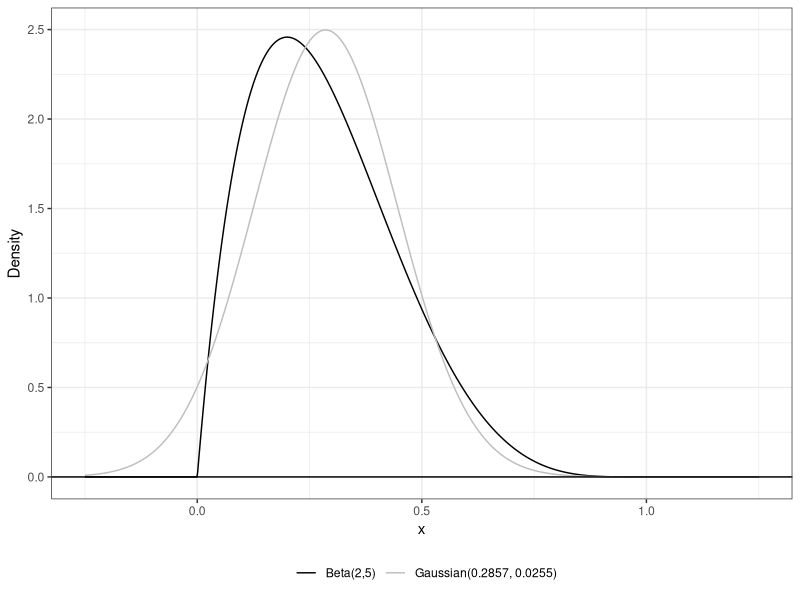
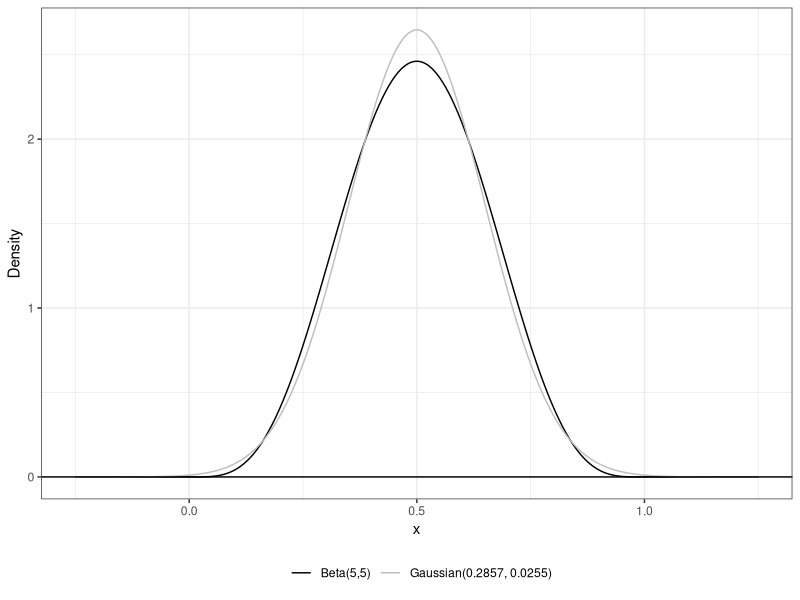
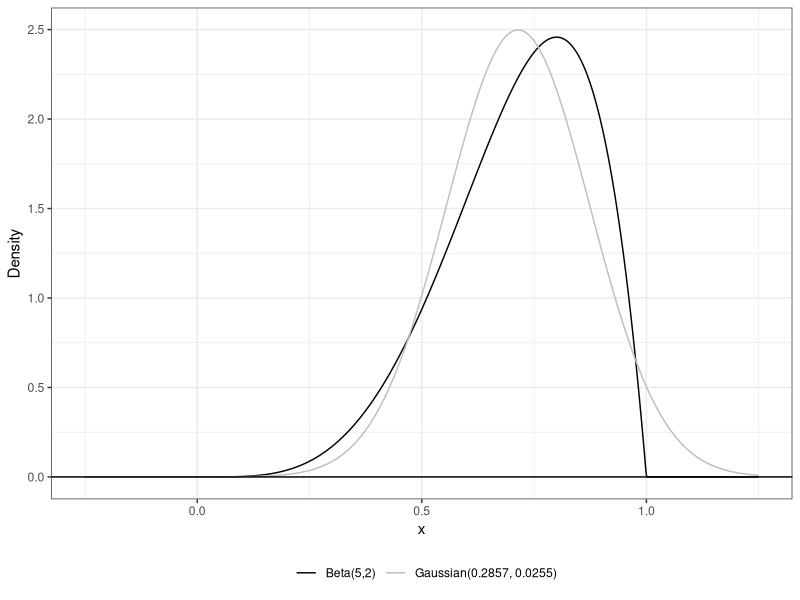
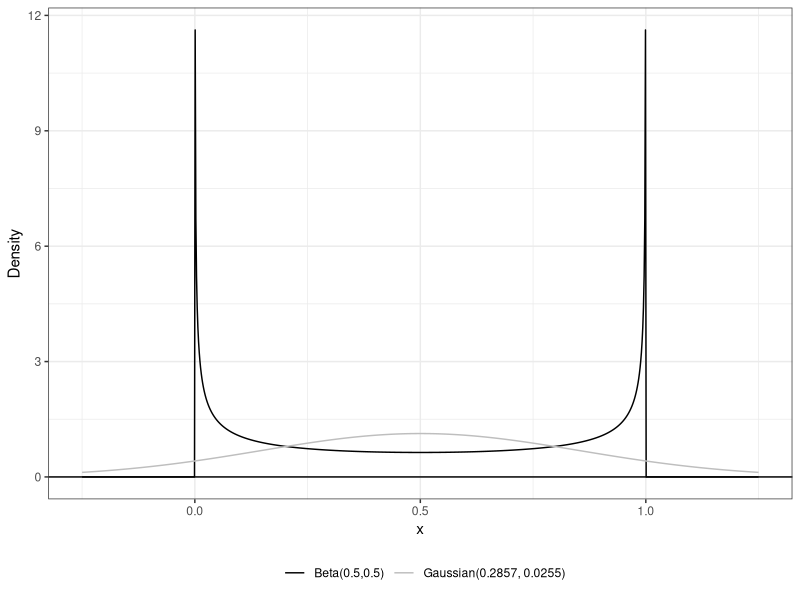

The R script that drew these images, in order:
library(tidyverse)

######################################################
#####     TASK ONE: Describing distribution     ######
######################################################

#######################
#Making function for mean, variance, skewness and kurtosis
######################
#Calculating mean
mean.calc = function(alpha, beta){
  mean = alpha/(alpha+beta)
  return(mean)
}

#Calculating Variance
variance.calc = function(alpha, beta){
  sd = sqrt((alpha*beta)/((alpha+beta)^2*(alpha+beta+1)))
  return(sd)
}

#Calculating Skewness
skew.calc = function(alpha, beta){
  skew = (2*(beta-alpha)*sqrt(alpha+beta+1))/((alpha+beta+2)*sqrt(alpha*beta))
  return(skew)
}

#Calculating Kurtosis
kurt.calc = function(alpha, beta){
  kurt.num = 6*((alpha-beta)^2*(alpha+beta+1)-alpha*beta*(alpha+beta+2))
  kurt.denum = alpha*beta*(alpha+beta+2)*(alpha+beta+3)
  kurt = kurt.num/kurt.denum
  return(kurt)
}


#Making a function to calculate distribution tibble
distribution.func = function(alpha, beta){
  
  mean = mean.calc(alpha, beta)
  sd = variance.calc(alpha, beta)
  
  distribute.dat <- tibble(x = seq(-0.25, 1.25, length.out=1000))|>   # generate a grid of points
    mutate(beta.pdf = dbeta(x, alpha, beta),                      # compute the beta PDF
           norm.pdf = dnorm(x,                                    # Gaussian distribution with
                            mean = mean,            # same mean and variance
                            sd = sd))
  
  return(distribute.dat)
  #Returning our created tibble
}

alpha = 2
beta = 5

mean = alpha/(alpha+beta)
sd = sqrt((alpha*beta)/((alpha+beta)^2*(alpha+beta+1)))

###Making a tibble for each parameter and getting values
#Alpha = 2, Beta = 5
distrib.tibble1 = distribution.func(2,5)
mean1 = mean.calc(2,5)
sd1 = variance.calc(2,5)
skew1 = skew.calc(2,5)
kurt1 = kurt.calc(2,5)


#Alpha = 5, Beta = 5
distrib.tibble2 = distribution.func(5,5)
mean2 = mean.calc(5,5)
sd2 = variance.calc(5,5)
skew2 = skew.calc(5,5)
kurt2 = kurt.calc(5,5)


#Alpha = 5, Beta = 2
distrib.tibble3 = distribution.func(5,2)
mean3 = mean.calc(5,2)
sd3 = variance.calc(5,2)
skew3 = skew.calc(5,2)
kurt3 = kurt.calc(5,2)


#Alpha = 0.5, Beta = 0.5
distrib.tibble4 = distribution.func(0.5,0.5)
mean4 = mean.calc(0.5,0.5)
sd4 = variance.calc(0.5,0.5)
skew4 = skew.calc(0.5,0.5)
kurt4 = kurt.calc(0.5,0.5)

####################
###Making a plot for each of the 4 tibbles
####################

plot1 = ggplot(data= distrib.tibble1)+                                              # specify data
  geom_line(aes(x=x, y=beta.pdf, color="Beta(2,5)")) +                 # plot beta dist
  geom_line(aes(x=x, y=norm.pdf, color="Gaussian(0.2857, 0.0255)")) +  # plot guassian dist
  geom_hline(yintercept=0)+                                            # plot x axis
  theme_bw()+                                                          # change theme
  xlab("x")+                                                           # label x axis
  ylab("Density")+                                                     # label y axis
  scale_color_manual("", values = c("black", "grey"))+                 # change colors
  theme(legend.position = "bottom")                                    # move legend to bottom

plot2 = ggplot(data= distrib.tibble2)+                                              # specify data
  geom_line(aes(x=x, y=beta.pdf, color="Beta(5,5)")) +                 # plot beta dist
  geom_line(aes(x=x, y=norm.pdf, color="Gaussian(0.2857, 0.0255)")) +  # plot guassian dist
  geom_hline(yintercept=0)+                                            # plot x axis
  theme_bw()+                                                          # change theme
  xlab("x")+                                                           # label x axis
  ylab("Density")+                                                     # label y axis
  scale_color_manual("", values = c("black", "grey"))+                 # change colors
  theme(legend.position = "bottom")                                    # move legend to bottom

plot3 = ggplot(data= distrib.tibble3)+                                              # specify data
  geom_line(aes(x=x, y=beta.pdf, color="Beta(5,2)")) +                 # plot beta dist
  geom_line(aes(x=x, y=norm.pdf, color="Gaussian(0.2857, 0.0255)")) +  # plot guassian dist
  geom_hline(yintercept=0)+                                            # plot x axis
  theme_bw()+                                                          # change theme
  xlab("x")+                                                           # label x axis
  ylab("Density")+                                                     # label y axis
  scale_color_manual("", values = c("black", "grey"))+                 # change colors
  theme(legend.position = "bottom")                                    # move legend to bottom

plot4 = ggplot(data= distrib.tibble4)+                                              # specify data
  geom_line(aes(x=x, y=beta.pdf, color="Beta(0.5,0.5)")) +                 # plot beta dist
  geom_line(aes(x=x, y=norm.pdf, color="Gaussian(0.2857, 0.0255)")) +  # plot guassian dist
  geom_hline(yintercept=0)+                                            # plot x axis
  theme_bw()+                                                          # change theme
  xlab("x")+                                                           # label x axis
  ylab("Density")+                                                     # label y axis
  scale_color_manual("", values = c("black", "grey"))+                 # change colors
  theme(legend.position = "bottom")                                    # move legend to bottom










